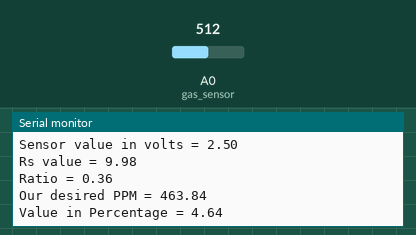
A sketch run on a simulated Arduino Uno, built with avr-gcc and run on an emulated ATmega328P. Shown: the last lines printed to the serial monitor. The inputs (shaded band) are chosen by the test bench; at power-on: A0 (gas_sensor) = 512.

Above: at 2.8 s.
2.9 s: A0 (gas_sensor) set to 0
At 5.4 s:
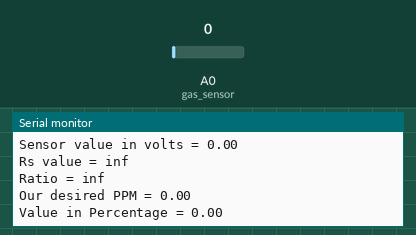
5.7 s: A0 (gas_sensor) set to 1023
At 7.6 s:
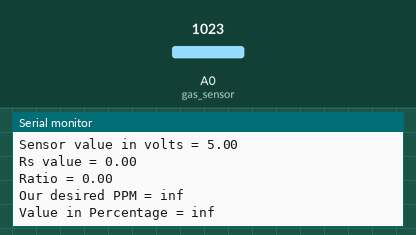
8.5 s: A0 (gas_sensor) set to 900
At 11.7 s:
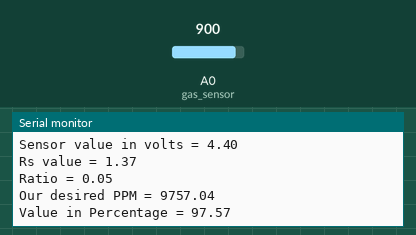
Timing chart, 0 to 13.2 s (numbered marks = the images above; inputs shaded):
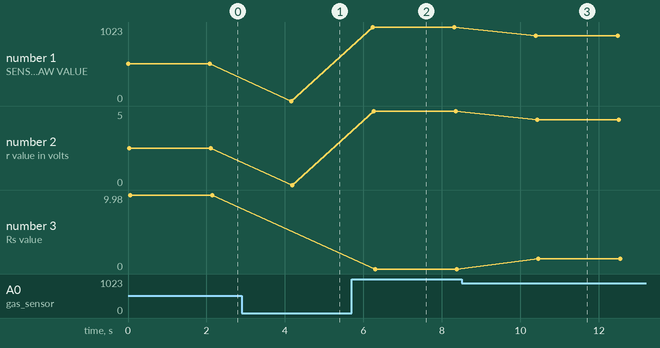

Measured:
- after the input at 2.9 s, the serial monitor: prints a new line after 1.3 s (image 1)
- after the input at 5.7 s, the serial monitor: prints a new line after 0.54 s (image 2)
- after the input at 8.5 s, the serial monitor: prints a new line after 1.9 s (image 3)
- plotted number 1: 512 → 0 after the input at 2.9 s, 0 → 1023 after the input at 5.7 s, 1023 → 900 after the input at 8.5 s
- plotted number 2: 2.5 → 0 after the input at 2.9 s, 0 → 5 after the input at 5.7 s, 5 → 4.4 after the input at 8.5 s
- plotted number 3: 0 → 1.37 after the input at 8.5 s

The sketch:

MQ7_2.ino
```cpp
//Low level: 50 PPM and less.
//Mid level: Between 51 PPM and 100 PPM.
//High level: Greater than 101 PPM
int gas_sensor = A0; //Sensor pin
float m = -0.6527; //Slope
float b = 1.30; //Y-Intercept
float R0 = 27.51; //Sensor Resistance in fresh air from previous code

void setup() {
  Serial.begin(9600); //Baud rate

  pinMode(gas_sensor, INPUT); //Set gas sensor as input
}

void loop() {

  float sensor_volt; //Define variable for sensor voltage
  float RS_gas; //Define variable for sensor resistance
  float ratio; //Define variable for ratio
  int sensorValue = analogRead(gas_sensor); //Read analog values of sensor

  Serial.print("GAS SENSOR RAW VALUE = ");
  Serial.println(sensorValue);
  sensor_volt = sensorValue*(5.0/1023.0); //Convert analog values to voltage
  Serial.print("Sensor value in volts = ");
  Serial.println(sensor_volt);
  RS_gas = ((5.0*10.0)/sensor_volt)-10.0; //Get value of RS in a gas
  Serial.print("Rs value = ");
  Serial.println(RS_gas);
  ratio = RS_gas/R0;  // Get ratio RS_gas/RS_air

  Serial.print("Ratio = ");
  Serial.println(ratio);
  double ppm_log = (log10(ratio)-b)/m; //Get ppm value in linear scale according to the the ratio value
  double ppm = pow(10, ppm_log); //Convert ppm value to log scale
  Serial.print("Our desired PPM = ");
  Serial.println(ppm);
  double percentage = ppm/100; //Convert to percentage
  Serial.print("Value in Percentage = "); //Load screen buffer with percentage value
  Serial.println(percentage);
  delay(2000);
}
```
